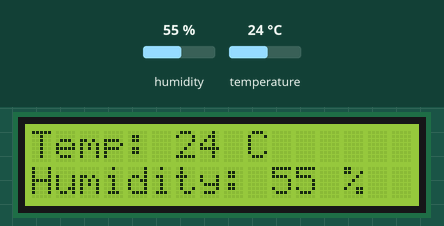
Recording of a program running on a simulated Raspberry Pi (header pin numbers). Parts: 16×2 character LCD. Inputs (shaded band) come from the test bench; at power-on: humidity 55 %, temperature 24 °C. What the program prints to the terminal is not drawn.

Above: at 1.2 s.
1.3 s: humidity set to 22 %
At 7.3 s:
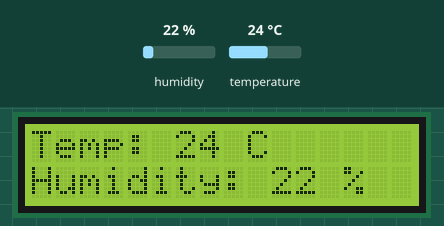
7.7 s: temperature set to 12 °C
At 13.0 s:
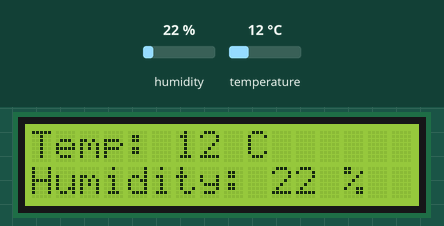
14.1 s: humidity set to 40 %
At 18.5 s:
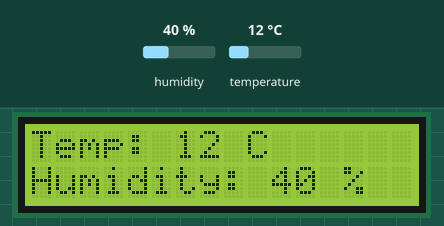
20.5 s: temperature set to 19 °C
At 24.1 s:
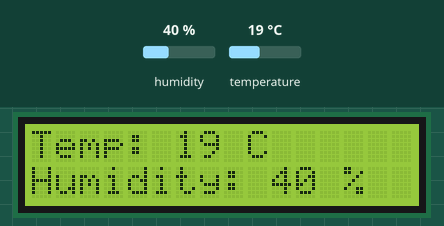
Timing chart, 0 to 25.6 s (numbered marks = the images above; inputs shaded):
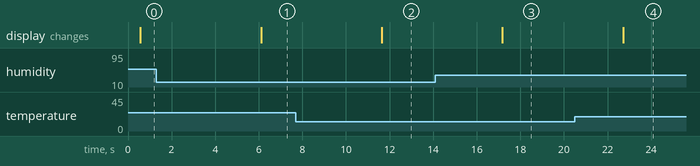

The program:

temperature_8bit.py
```python
#!/usr/bin/python

import RPi.GPIO as GPIO
import time
import Adafruit_DHT

from RPLCD import CharLCD

# We call a RPi.GPIO built-in function GPIO.cleanup() to clean up all the ports we've used
GPIO.cleanup()

# Now setup LCD display pins (8-bit mode)
lcd = CharLCD(numbering_mode=GPIO.BOARD, cols=16, rows=2, pin_rs=37, pin_e=35, pins_data=[40, 38, 36, 32, 33, 31, 29, 23])

# Get senosr readings and render them in a loop
while True:

    # Get sensor's readings
    # IMPORTANT: 11 is sensor type (DHT11) and 18 is GPIO number (or physical pin 12)
    humidity, temperature = Adafruit_DHT.read_retry(11, 18)

    print('Temp: {0:0.1f} C  Humidity: {1:0.1f} %'.format(temperature, humidity))

    # Clear and set initial cursor position for LCD display
    lcd.clear()
    lcd.cursor_pos = (0, 0)

    # Render temperature readings
    lcd.write_string("Temp: %d C" % temperature)

    #  Move cursor to second row
    lcd.cursor_pos = (1, 0)

    # Render humidity readings
    lcd.write_string("Humidity: %d %%" % humidity)

    # Pause execution for 5 seconds
    time.sleep(5)
```

Measured:
- after the input at 1.3 s, the display: changes after 4.8 s (image 1)
- after the input at 7.7 s, the display: changes after 3.9 s (image 2)
- after the input at 14.1 s, the display: changes after 3.1 s (image 3)
- after the input at 20.5 s, the display: changes after 2.2 s (image 4)
